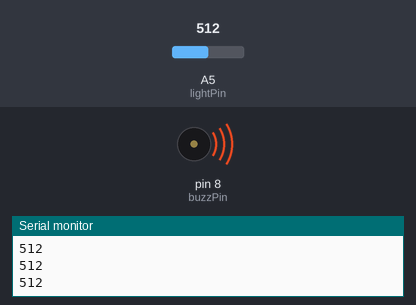
This sketch was run on a simulated Arduino Uno, built with avr-gcc and run on an emulated ATmega328P. On the bench: buzzer (waves = sounding), the last lines printed to the serial monitor. The test bench sets the inputs (shaded band); at power-on: A5 (lightPin) = 512.

Above: at 1.2 s.
1.3 s: A5 (lightPin) set to 780
2.8 s: A5 (lightPin) set to 807
At 3.9 s:
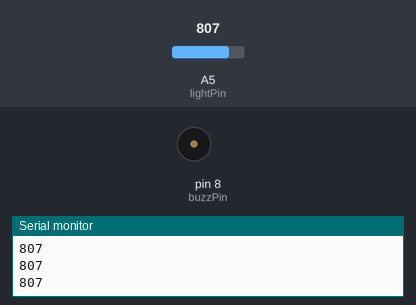
5.8 s: A5 (lightPin) set to 1023
8.8 s: A5 (lightPin) set to 900
11.8 s: A5 (lightPin) set to 565
14.8 s: A5 (lightPin) set to 538
At 15.6 s:
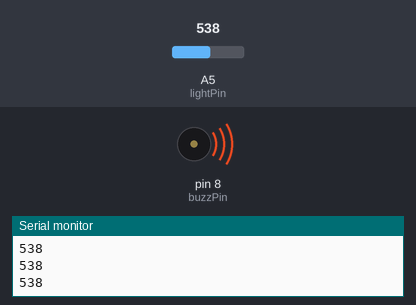
Timing chart, 0 to 17.3 s (numbered marks = the images above; inputs shaded):
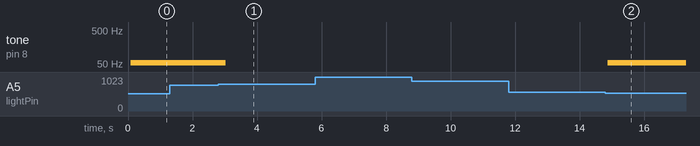

Measured:
- the behaviour switches between 797 and 798 on A5 (lightPin) (found by bisection; images 0 and 1)
- the behaviour switches between 554 and 553 on A5 (lightPin) (found by bisection; images 1 and 2)
- after the input at 2.8 s, tone on pin 8 (buzzPin): 54 Hz → silent after 0.24 s
- after the input at 14.8 s, tone on pin 8 (buzzPin): silent → 54 Hz after 0.08 s

The sketch:

Lesson26_New_Ard.ino
```cpp
int buzzPin = 8;
int lightPin = A5;
int lightVal;
int buzzTone;

void setup() {
  // put your setup code here, to run once:
Serial.begin(9600);
pinMode(buzzPin,OUTPUT);
pinMode(lightPin,INPUT);
}

void loop() {
  // put your main code here, to run repeatedly:

lightVal = analogRead(lightPin);
Serial.println(lightVal);

buzzTone = (9./550.)*(lightVal-((9.*200.)/550.))+1.;
Serial.println(lightVal);
digitalWrite(buzzPin,HIGH);
delay(buzzTone);
digitalWrite(buzzPin,LOW);
delay(buzzTone);


}
```
